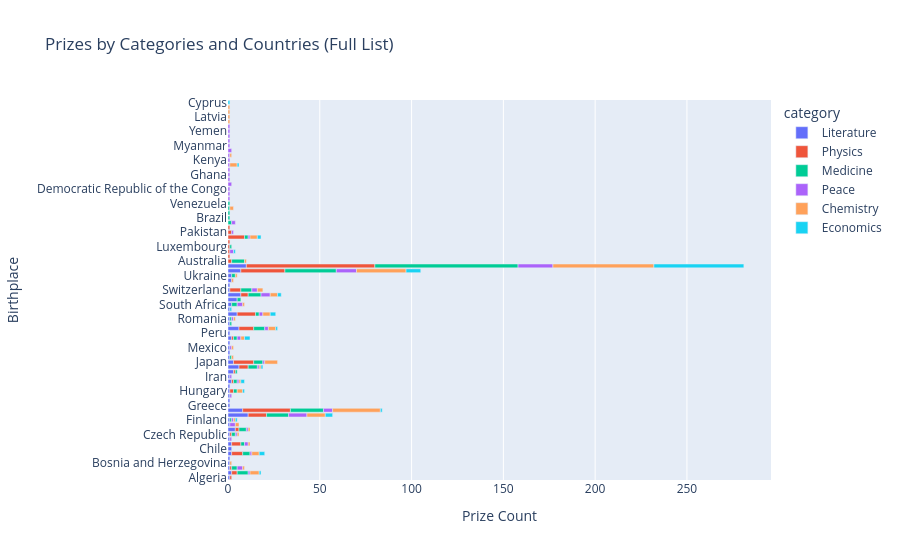

The notebook cell saved with this chart:
### Code cell
fig = px.bar(df_cat_and_country, y='birth_country_current', x='cat_prize_count',
            orientation='h',  
            title = "Prizes by Categories and Countries (Full List)",
            color = df_cat_and_country.category,
            labels = {'cat_prize_count': "Prize Count",
                      'birth_country_current': "Birthplace"},
            hover_data=["cat_prize_count"],
            )
fig.update_traces(textfont_size=12, textangle=0, textposition="outside", cliponaxis=False)
fig.show()

sorted_compact_fig = px.bar(sorted_df_cat_and_country, y='birth_country_current', x='cat_prize_count',
            orientation='h',  
            title = "Prizes by Categories and Countries (Top List)",
            color = sorted_df_cat_and_country.category,
            labels = {'cat_prize_count': "Prize Count",
                      'birth_country_current': "Birthplace"},
            hover_data=["cat_prize_count"],
            )
sorted_compact_fig.update_traces(textfont_size=12, textangle=0, textposition="outside", cliponaxis=False)
sorted_compact_fig.show()

### Figure 1 — Plotly figure (JSON) as saved in the notebook; plotly's stock layout.template omitted (floating-point values rounded to 4 significant figures)
{"data": [{"cliponaxis": false, "hovertemplate": "category=Literature<br>Prize Count=%{x}<br>Birthplace=%{y}<extra></extra>", "legendgroup": "Literature", "marker": {"color": "#636efa", "pattern": {"shape": ""}}, "name": "Literature", "orientation": "h", "showlegend": true, "textangle": 0, "textfont": {"size": 12}, "textposition": "outside", "type": "bar", "x": [1, 2, 1, 1, 1, 2, 2, 2, 1, 1, 4, 1, 1, 11, 8, 1, 1, 1, 1, 1, 2, 1, 3, 6, 3, 1, 1, 1, 1, 2, 1, 6, 1, 1, 5, 1, 2, 5, 7, 1, 1, 2, 2, 7, 10], "xaxis": "x", "y": ["Algeria", "Austria", "Belgium", "Bosnia and Herzegovina", "Bulgaria", "Canada", "Chile", "China", "Colombia", "Czech Republic", "Denmark", "Egypt", "Finland", "France", "Germany", "Greece", "Guadeloupe Island", "Guatemala", "Hungary", "Iceland", "India", "Iran", "Ireland", "Italy", "Japan", "Lithuania", "Madagascar", "Mexico", "Nigeria", "Norway", "Peru", "Poland", "Portugal", "Romania", "Russia", "Saint Lucia", "South Africa", "Spain", "Sweden", "Switzerland", "Trinidad", "Turkey", "Ukraine", "United Kingdom", "United States of America"], "yaxis": "y"}, {"cliponaxis": false, "hovertemplate": "category=Physics<br>Prize Count=%{x}<br>Birthplace=%{y}<extra></extra>", "legendgroup": "Physics", "marker": {"color": "#EF553B", "pattern": {"shape": ""}}, "name": "Physics", "orientation": "h", "showlegend": true, "textangle": 0, "textfont": {"size": 12}, "textposition": "outside", "type": "bar", "x": [1, 2, 3, 1, 1, 1, 6, 5, 1, 2, 10, 26, 2, 1, 1, 5, 11, 1, 1, 9, 1, 2, 8, 10, 1, 4, 6, 24, 70], "xaxis": "x", "y": ["Algeria", "Australia", "Austria", "Azerbaijan", "Belarus", "Belgium", "Canada", "China", "Czech Republic", "Denmark", "France", "Germany", "Hungary", "India", "Ireland", "Italy", "Japan", "Luxembourg", "Morocco", "Netherlands", "Norway", "Pakistan", "Poland", "Russia", "Slovakia", "Sweden", "Switzerland", "United Kingdom", "United States of America"], "yaxis": "y"}, {"cliponaxis": false, "hovertemplate": "category=Medicine<br>Prize Count=%{x}<br>Birthplace=%{y}<extra></extra>", "legendgroup": "Medicine", "marker": {"color": "#00cc96", "pattern": {"shape": ""}}, "name": "Medicine", "orientation": "h", "showlegend": true, "textangle": 0, "textfont": {"size": 12}, "textposition": "outside", "type": "bar", "x": [2, 7, 6, 3, 1, 4, 2, 2, 4, 1, 12, 18, 2, 2, 1, 1, 5, 5, 1, 1, 2, 1, 2, 6, 1, 1, 2, 3, 2, 7, 6, 2, 28, 78, 1], "xaxis": "x", "y": ["Argentina", "Australia", "Austria", "Belgium", "Brazil", "Canada", "China", "Czech Republic", "Denmark", "Finland", "France", "Germany", "Hungary", "India", "Indonesia", "Ireland", "Italy", "Japan", "Lithuania", "Luxembourg", "Netherlands", "New Zealand", "Norway", "Poland", "Portugal", "Romania", "Russia", "South Africa", "Spain", "Sweden", "Switzerland", "Ukraine", "United Kingdom", "United States of America", "Venezuela"], "yaxis": "y"}, {"cliponaxis": false, "hovertemplate": "category=Peace<br>Prize Count=%{x}<br>Birthplace=%{y}<extra></extra>", "legendgroup": "Peace", "marker": {"color": "#ab63fa", "pattern": {"shape": ""}}, "name": "Peace", "orientation": "h", "showlegend": true, "textangle": 0, "textfont": {"size": 12}, "textposition": "outside", "type": "bar", "x": [2, 1, 1, 2, 3, 1, 2, 1, 1, 1, 1, 1, 2, 3, 1, 1, 10, 5, 1, 1, 1, 1, 1, 1, 1, 1, 1, 1, 2, 1, 1, 1, 2, 1, 2, 1, 1, 2, 3, 5, 3, 11, 19, 1, 1, 1], "xaxis": "x", "y": ["Argentina", "Austria", "Bangladesh", "Belarus", "Belgium", "Canada", "China", "Colombia", "Costa Rica", "Czech Republic", "Democratic Republic of the Congo", "Denmark", "East Timor", "Egypt", "Ethiopia", "Finland", "France", "Germany", "Ghana", "Guatemala", "India", "Iran", "Iraq", "Israel", "Italy", "Japan", "Kenya", "Korea (South Korea)", "Liberia", "Mexico", "Myanmar", "Netherlands", "Norway", "Pakistan", "Poland", "Republic of Macedonia", "Romania", "Russia", "South Africa", "Sweden", "Switzerland", "United Kingdom", "United States of America", "Vietnam", "Yemen", "Zimbabwe"], "yaxis": "y"}, {"cliponaxis": false, "hovertemplate": "category=Chemistry<br>Prize Count=%{x}<br>Birthplace=%{y}<extra></extra>", "legendgroup": "Chemistry", "marker": {"color": "#FFA15A", "pattern": {"shape": ""}}, "name": "Chemistry", "orientation": "h", "showlegend": true, "textangle": 0, "textfont": {"size": 12}, "textposition": "outside", "type": "bar", "x": [1, 5, 1, 1, 4, 1, 1, 1, 1, 2, 1, 10, 26, 3, 1, 4, 1, 7, 1, 1, 1, 1, 4, 2, 2, 4, 1, 4, 1, 1, 4, 3, 1, 1, 1, 27, 55], "xaxis": "x", "y": ["Australia", "Austria", "Belgium", "Bosnia and Herzegovina", "Canada", "China", "Croatia", "Czech Republic", "Denmark", "Egypt", "Finland", "France", "Germany", "Hungary", "India", "Israel", "Italy", "Japan", "Korea (South Korea)", "Latvia", "Lithuania", "Mexico", "Netherlands", "New Zealand", "Norway", "Poland", "Romania", "Russia", "Slovenia", "South Africa", "Sweden", "Switzerland", "Taiwan", "Turkey", "Ukraine", "United Kingdom", "United States of America"], "yaxis": "y"}, {"cliponaxis": false, "hovertemplate": "category=Economics<br>Prize Count=%{x}<br>Birthplace=%{y}<extra></extra>", "legendgroup": "Economics", "marker": {"color": "#19d3f3", "pattern": {"shape": ""}}, "name": "Economics", "orientation": "h", "showlegend": true, "textangle": 0, "textfont": {"size": 12}, "textposition": "outside", "type": "bar", "x": [1, 1, 3, 1, 1, 4, 1, 1, 2, 1, 1, 2, 3, 1, 3, 1, 2, 8, 49], "xaxis": "x", "y": ["Austria", "Belarus", "Canada", "Cyprus", "Finland", "France", "Germany", "Hungary", "India", "Israel", "Italy", "Netherlands", "Norway", "Poland", "Russia", "Saint Lucia", "Sweden", "United Kingdom", "United States of America"], "yaxis": "y"}], "layout": {"barmode": "relative", "legend": {"title": {"text": "category"}, "tracegroupgap": 0}, "title": {"text": "Prizes by Categories and Countries (Full List)"}, "xaxis": {"anchor": "y", "domain": [0, 1], "title": {"text": "Prize Count"}}, "yaxis": {"anchor": "x", "domain": [0, 1], "title": {"text": "Birthplace"}}}}
